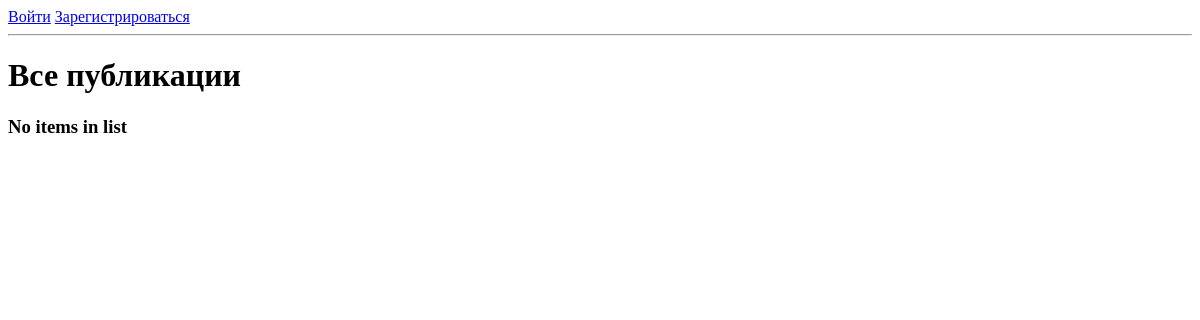
The app's page /, older data.
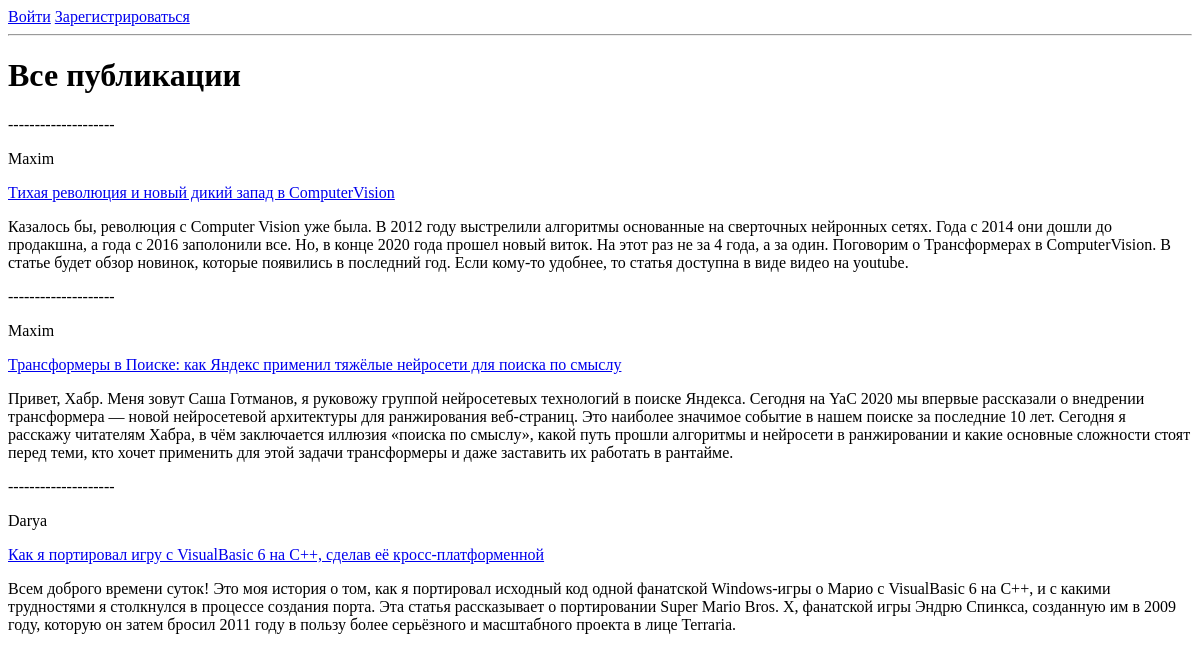
The same page, newer data.
### base/models.py (models this page shows, shortened)
class Paper(models.Model):
    user = models.ForeignKey(User, on_delete=models.CASCADE, null=True, blank=True)
    title = models.CharField(max_length=200)
    description = models.TextField(null=True, blank=True)
    paper = models.TextField(null=True, blank=True)
    public = models.BooleanField(default=False)
    create = models.DateTimeField(auto_now_add=True)
    class Meta:
        ordering = ['public']

### base/views.py (the view)
# urls.py: path('', Home.as_view(), name='home'),
class Home(ListView):
	template_name = 'base/home.html'
	model = Paper
	context_object_name = 'papers'
	def get_context_data(self, **kwargs):
		context = super().get_context_data(**kwargs)
		context['papers'] = context['papers'].filter(public=True)
		return context

### base/templates/base/home.html (shortened to what this page needs)
{% extends 'base/main.html' %}
{% block content %}
{% if request.user.is_authenticated %}
<p>{{request.user}}</p>
<a href="{% url 'papers' %}">Мои публикации</a>
<a href="{% url 'logout' %}">Выйти</a>
{% else %}
<a href="{% url 'login' %}">Войти</a>
<a href="{% url 'register' %}">Зарегистрироваться</a>
{% endif %}
<hr>
<h1>Все публикации</h1>
<table>
    <tr>
        <th></th>
        <th></th>
    </tr>
    {% for paper in papers %}
    <tr>
        <p>--------------------</p>
        <p><a>{{paper.user}}</a></p>
        <p><a href="{% url 'paper' paper.id %}">{{paper.title}}</a></p>
        <p><a">{{paper.description}}</a></p>
    </tr>
    {% empty %}
    <h3>No items in list</h3>
    {% endfor %}
</table>
{% endblock content %}

### base/templates/base/main.html (shortened to what this page needs)
<!DOCTYPE html>
<html>
	<head>
	</head>
	<body>
		<div class="container">
			{% block content %}
			{% endblock content %}
		</div>
	</body>
</html>

### base/templates/base/main.html (style rules this page uses)
body { background-color: white; }

Row changes from the older to the newer data that the page shows:
added Paper: user "Maxim", title "Тихая революция и новый дикий запад в ComputerVision", description "Казалось бы, революция с Computer Vision уже была. В 2012 году выстрелили алгоритмы основанные на сверточных нейронных сетях. Года с 2014 они дошли до продакшна, а года с 2016 заполонили все. Но, в конце 2020 года прошел новый виток. На этот раз не за 4 года, а за один. Поговорим о Трансформерах в ComputerVision. В статье будет обзор новинок, которые появились в последний год. Если кому-то удобнее, то статья доступна в виде видео на youtube."
added Paper: user "Maxim", title "Трансформеры в Поиске: как Яндекс применил тяжёлые нейросети для поиска по смыслу", description "Привет, Хабр. Меня зовут Саша Готманов, я руковожу группой нейросетевых технологий в поиске Яндекса. Сегодня на YaC 2020 мы впервые рассказали о внедрении трансформера — новой нейросетевой архитектуры для ранжирования веб-страниц. Это наиболее значимое событие в нашем поиске за последние 10 лет. Сегодня я расскажу читателям Хабра, в чём заключается иллюзия «поиска по смыслу», какой путь прошли алгоритмы и нейросети в ранжировании и какие основные сложности стоят перед теми, кто хочет применить для этой задачи трансформеры и даже заставить их работать в рантайме."
added Paper: user "Darya", title "Как я портировал игру с VisualBasic 6 на С++, сделав её кросс-платформенной", description "Всем доброго времени суток! Это моя история о том, как я портировал исходный код одной фанатской Windows-игры о Марио с VisualBasic 6 на C++, и с какими трудностями я столкнулся в процессе создания порта. Эта статья рассказывает о портировании Super Mario Bros. X, фанатской игры Эндрю Спинкса, созданную им в 2009 году, которую он затем бросил 2011 году в пользу более серьёзного и масштабного проекта в лице Terraria."
Text that changed along with them:
text no longer shown: "No items in list"
